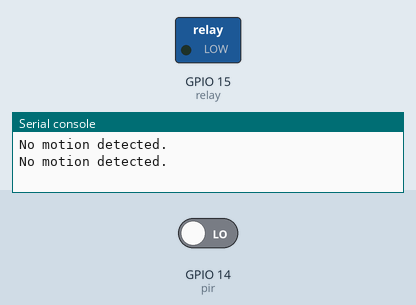
A program run on a simulated ESP32 board running MicroPython. On the bench: switched loads named in the program (green lamp = pin HIGH), the last lines printed to the serial console. The inputs (shaded band) are chosen by the test bench; at power-on: GPIO 14 (pir) LOW.

Above: at 1.2 s.
1.3 s: GPIO 14 (pir) driven HIGH
At 2.5 s:
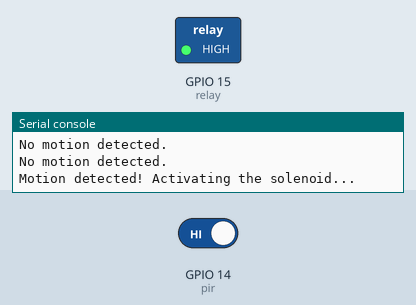
Timing chart, 0 to 9.5 s (numbered marks = the images above; inputs shaded):
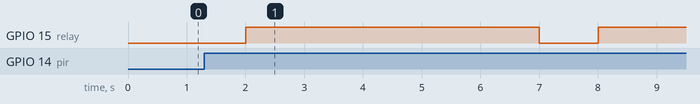

Measured:
- after the input at 1.3 s, GPIO 15 (relay): LOW → HIGH after 0.70 s, → LOW 5.0 s later, → HIGH 1.0 s later

The program:

pir.py
```python
import machine
import time

# Define GPIO pin numbers for PIR sensor and relay
pir_pin = 14  # Replace with the actual GPIO pin number connected to the PIR sensor
relay_pin = 15  # Replace with the actual GPIO pin number connected to the relay

# Initialize the PIR sensor pin as an input
pir = machine.Pin(pir_pin, machine.Pin.IN)

# Initialize the relay pin as an output
relay = machine.Pin(relay_pin, machine.Pin.OUT)

try:
    while True:
        # Read the PIR sensor state
        pir_state = pir.value()

        if pir_state == 1:
            # PIR sensor detected motion
            print("Motion detected! Activating the solenoid...")

            # Turn on the relay (activate the solenoid)
            relay.on()

            # Wait for some time (e.g., 5 seconds)
            time.sleep(5)

            # Turn off the relay (deactivate the solenoid)
            relay.off()
        else:
            # No motion detected
            print("No motion detected.")

        # Add a delay to avoid rapid sensor reading
        time.sleep(1)

except KeyboardInterrupt:
    # Terminate the program when Ctrl+C is pressed
    print("Program terminated by user")
```
